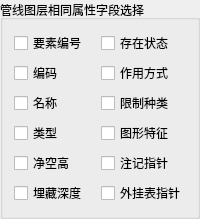
              <widget class="QGroupBox" name="groupBox_E_Field">
               <property name="minimumSize">
                <size>
                 <width>0</width>
                 <height>0</height>
                </size>
               </property>
               <property name="maximumSize">
                <size>
                 <width>16777215</width>
                 <height>16777215</height>
                </size>
               </property>
               <property name="title">
                <string>管线图层相同属性字段选择</string>
               </property>
               <layout class="QGridLayout" name="gridLayout_12">
                <item row="0" column="0">
                 <widget class="QCheckBox" name="checkBox_YaoSuBianHao_E">
                  <property name="text">
                   <string>要素编号</string>
                  </property>
                 </widget>
                </item>
                <item row="0" column="1">
                 <widget class="QCheckBox" name="checkBox_CunZaiZhuangTai_E">
                  <property name="text">
                   <string>存在状态</string>
                  </property>
                 </widget>
                </item>
                <item row="1" column="0">
                 <widget class="QCheckBox" name="checkBox_BianMa_E">
                  <property name="text">
                   <string>编码</string>
                  </property>
                 </widget>
                </item>
                <item row="1" column="1">
                 <widget class="QCheckBox" name="checkBox_ZuoYongFangShi_E">
                  <property name="text">
                   <string>作用方式</string>
                  </property>
                 </widget>
                </item>
                <item row="2" column="0">
                 <widget class="QCheckBox" name="checkBox_MingCheng_E">
                  <property name="text">
                   <string>名称</string>
                  </property>
                 </widget>
                </item>
                <item row="2" column="1">
                 <widget class="QCheckBox" name="checkBox_XianZhiZhongLei_E">
                  <property name="text">
                   <string>限制种类</string>
                  </property>
                 </widget>
                </item>
                <item row="3" column="0">
                 <widget class="QCheckBox" name="checkBox_LeiXing_E">
                  <property name="text">
                   <string>类型</string>
                  </property>
                 </widget>
                </item>
                <item row="3" column="1">
                 <widget class="QCheckBox" name="checkBox_TuXingTeZheng_E">
                  <property name="text">
                   <string>图形特征</string>
                  </property>
                 </widget>
                </item>
                <item row="4" column="0">
                 <widget class="QCheckBox" name="checkBox_JingKongGao_E">
                  <property name="text">
                   <string>净空高</string>
                  </property>
                 </widget>
                </item>
                <item row="4" column="1">
                 <widget class="QCheckBox" name="checkBox_ZhuJiZhiZhen_E">
                  <property name="text">
                   <string>注记指针</string>
                  </property>
                 </widget>
                </item>
                <item row="5" column="0">
                 <widget class="QCheckBox" name="checkBox_MaiCangShenDu_E">
                  <property name="text">
                   <string>埋藏深度</string>
                  </property>
                 </widget>
                </item>
                <item row="5" column="1">
                 <widget class="QCheckBox" name="checkBox_WaiGuaBiaoZhiZhen_E">
                  <property name="text">
                   <string>外挂表指针</string>
                  </property>
                 </widget>
                </item>
               </layout>
              </widget>
